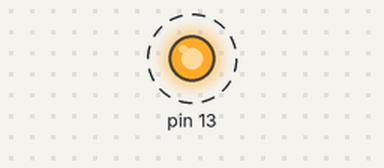
Bench run of a sketch on a simulated Arduino Uno, built with avr-gcc and run on an emulated ATmega328P. Parts: output pins drawn as LEDs (lit = HIGH). Dashed ring = blinking.

Above: at 0.2 s.
Timing chart, 0 to 3.0 s (numbered marks = the images above):
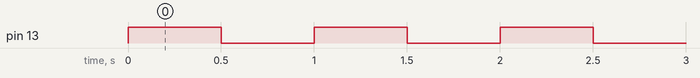

Measured:
- by itself, pin 13: alternates HIGH for 0.50 s and LOW for 0.50 s

The sketch:

Codigo2_Blink_Registros.ino
```cpp
// APE 1 - Codigo 2: el mismo Blink, ahora escribiendo registros
// Placa: Arduino UNO (ATmega328P @ 16 MHz) - simulacion en Wokwi
// Regla: no se usa pinMode() ni digitalWrite()

void setup() {
  DDRB |= (1 << DDB5); // PB5 (D13) como salida; los demás bits no cambian
}

void loop() {
  PORTB ^= (1 << PORTB5); // XOR: conmuta solo el bit 5
  delay(500); // 500 ms encendido / 500 ms apagado
}
```

main.c
```cpp
/*
 * APE 1 - Codigo 5: Microchip Studio (C puro, sin Arduino)
 * Dispositivo: ATmega328P | Toolchain: AVR/GNU C Compiler (avr-gcc)
 */

#include <avr/io.h>

int main(void)
{
    // Configura PB5 (D13) y PB0 (D8) como salidas.
    DDRB |= (1 << DDB5) | (1 << DDB0);

    // Configura PD2 (D2) como entrada para el pulsador.
    DDRD &= ~(1 << DDD2);

    // Activa la resistencia pull-up interna de PD2.
    PORTD = (1 << PORTD2);

    while (1)
    {
        // Comprueba el estado del pulsador conectado a PD2.
        if (PIND & (1 << PIND2)) {
            // Pulsador sin presionar: apaga el LED integrado de PB5.
            PORTB &= ~(1 << PORTB5);
        } else {
            // Pulsador presionado: enciende el LED integrado de PB5.
            PORTB |= (1 << PORTB5);
        }

        // Invierte el estado de PB0 en cada iteración.
        PORTB ^= (1 << PORTB0);
    }
}
```
